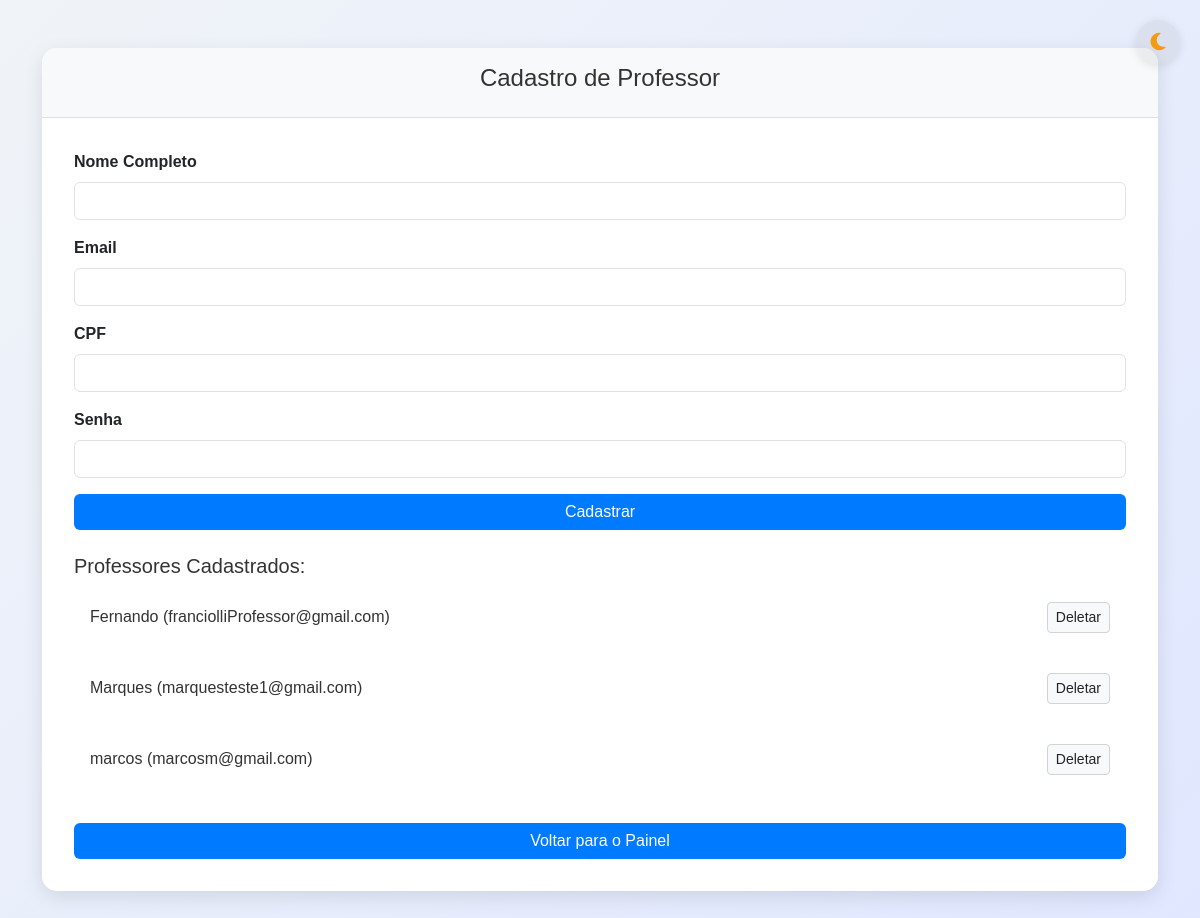
/frontend/cadastro_professor.php (signed in), run on an earlier commit of the app's database.
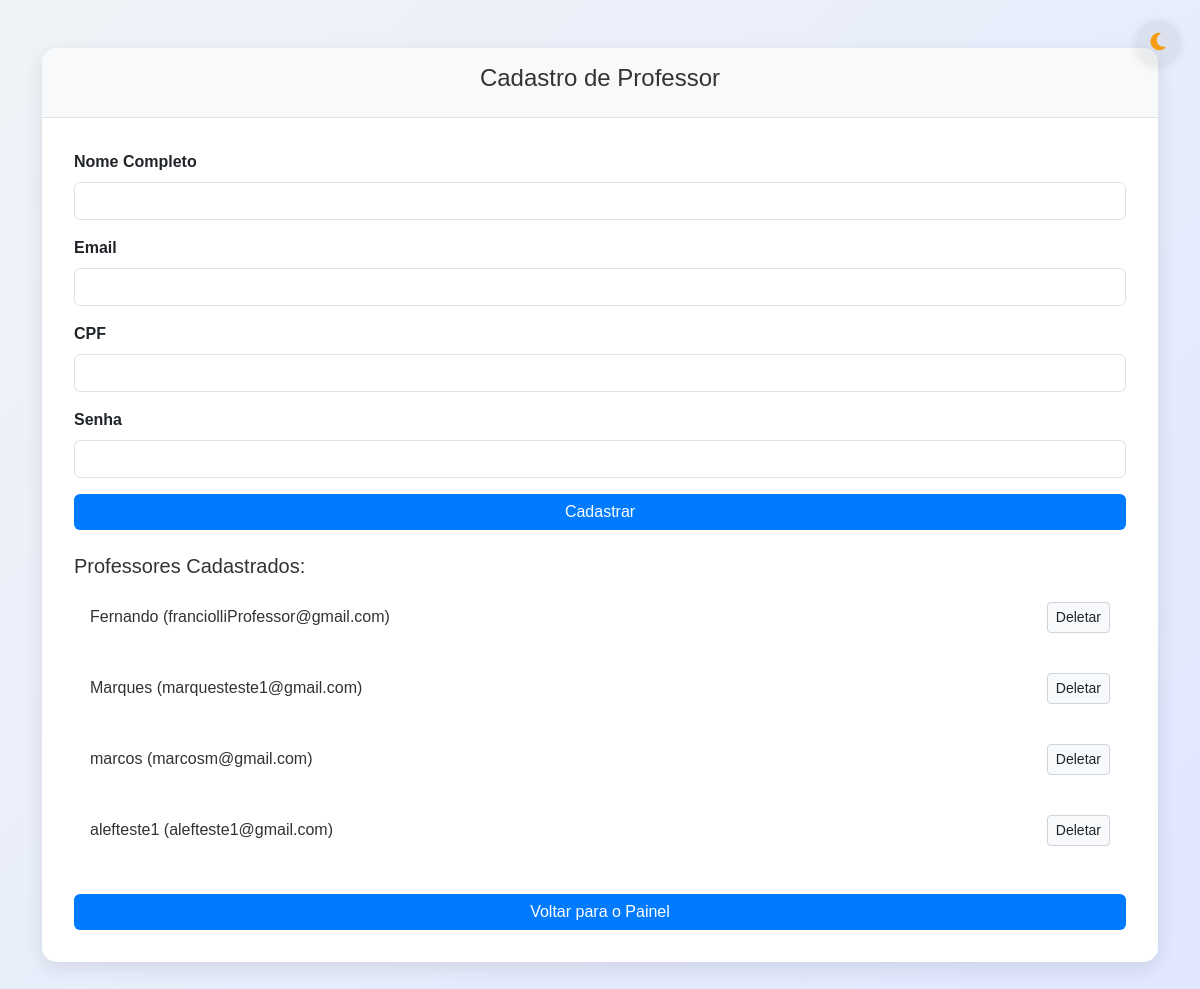
And on a later commit of the database.
### tables this page shows
CREATE TABLE `professores` (
  `id` int(11) NOT NULL,
  `nome` varchar(100) NOT NULL,
  `email` varchar(100) NOT NULL,
  `cpf` varchar(14) NOT NULL,
  `senha` varchar(255) NOT NULL,
  `data_cadastro` datetime DEFAULT current_timestamp(),
  `ultimo_login` datetime DEFAULT NULL,
  `ativo` tinyint(1) DEFAULT 1,
  `admin` tinyint(1) DEFAULT 0
);

### frontend/cadastro_professor.php (the view, shortened to what this page needs)
<!DOCTYPE html>
<html lang="pt">
<head>
    <link href="https://cdn.jsdelivr.net/npm/bootstrap@5.3.0/dist/css/bootstrap.min.css" rel="stylesheet">
    <link rel="stylesheet" href="https://cdnjs.cloudflare.com/ajax/libs/font-awesome/6.4.2/css/all.min.css">
    <link rel="stylesheet" href="_css/cadastro_professor.css">
    <link rel="stylesheet" href="_css/theme.css">
</head>
<body>
    <div class="container mt-5">
        <div class="card">
            <div class="card-header">
                <h4>Cadastro de Professor</h4>
            </div>
            <div class="card-body">
                <form method="POST" action="">
                    <div class="mb-3">
                        <label for="nome" class="form-label">Nome Completo</label>
                        <input type="text" class="form-control" name="nome" required>
                    </div>
                    <div class="mb-3">
                        <label for="email" class="form-label">Email</label>
                        <input type="email" class="form-control" name="email" required>
                    </div>
                    <div class="mb-3">
                        <label for="cpf" class="form-label">CPF</label>
                        <input type="text" class="form-control" name="cpf" required>
                    </div>
                    <div class="mb-3">
                        <label for="senha" class="form-label">Senha</label>
                        <input type="password" class="form-control" name="senha" required>
                    </div>
                    <button type="submit" class="btn btn-primary w-100">Cadastrar</button>
                </form>
                <br>
                <h5>Professores Cadastrados:</h5>
                <ul class="list-group">
                    <?php
                    require '../conn.php';
                    $sql = "SELECT id, nome, email FROM professores";
                    $result = $conn->query($sql);
                    if ($result->num_rows > 0) {
                        while($row = $result->fetch_assoc()) {
                            echo "<li class='list-group-item d-flex justify-content-between align-items-center'>";
                            echo $row['nome'] . " (" . $row['email'] . ")";
                            echo "<form method='POST' class='d-inline-block' action=''>";
                            echo "<button type='submit' name='delete' class='btn btn-danger btn-sm'>Deletar</button>";
                            echo "</form>";
                            echo "</li>";
                        }
                    } else {
                        echo "<li class='list-group-item'>Nenhum professor encontrado.</li>";
                    }
                    ?>
                </ul>
                <br>
                <a href="dashboard.php" class="btn btn-primary w-100" id="voltaDashboardId">Voltar para o Painel</a>
                <br>
            </div>
        </div>
    </div>
</body>
</html>

### frontend/_css/cadastro_professor.css (style rules this page uses)
:root { --primary-color: #00796b; --hover-color: #004d40; --bg-gradient: linear-gradient(135deg, #f0f4f8, #e0e7ff); --card-shadow: 0px 6px 20px rgba(0, 0, 0, 0.1); --transition: all 0.4s ease; }
body { background: var(--bg-gradient); font-family: 'Arial', sans-serif; color: #212121; min-height: 100vh; padding-bottom: 2rem; }
.container { margin-top: 50px; }
.form-label { font-weight: bold; }
.btn-primary { background-color: var(--primary-color); border: none; }
.card { border-radius: 15px; box-shadow: var(--card-shadow); transition: var(--transition); margin-bottom: 2rem; border: none; overflow: hidden; }
.card-header { background-color: var(--primary-color); color: white; padding: 1rem; text-align: center; font-size: 1.5rem; }
.card-body { padding: 2rem; background-color: white; border-radius: 0 0 15px 15px; }
.list-group-item { transition: var(--transition); cursor: pointer; background-color: #ffffff; border: none; color: var(--primary-color); margin-bottom: 0.5rem; border-radius: 10px !important; padding: 1rem; }

What changed in the data, as far as the page shows it:
added professores: nome "alefteste1", email "alefteste1@gmail.com"
